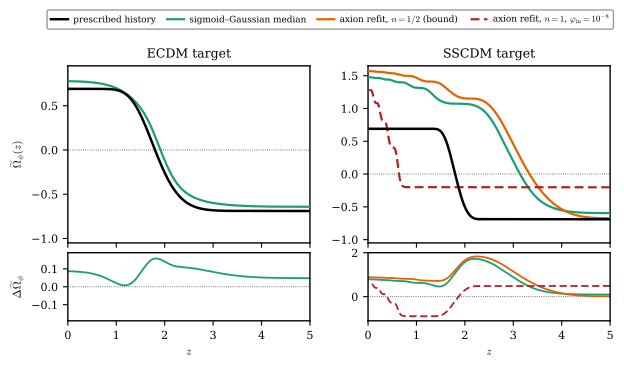

Write Python code to recreate this figure.
"""Dynamical closure test — reproduces Fig. 18 and every number quoted in Subsec. VI C ("A dynamical closure test") of

  Adil, Akarsu, Bouhmadi-Lopez, Ibarra-Uriondo, Katirci & Vazquez,
  "Reconstructing Sign-Switching Dark-Energy Histories: ..."

Fully self-contained: no input files, no random numbers. Run

    python3 dynamical_closure.py

and it writes  dynamical_closure.pdf  (the manuscript figure, TrueType fonts) and prints the quoted diagnostics:

ECDM  <- sigmoid-Gaussian median : max|dOmega| = 0.158 at z ~ 2.2,
           dOmega(0) = +0.087 (= plateau offset L - Omega_de0),
           z_dagger = 1.913 (target 1.800), E(0) = 1.043
SSCDM <- sigmoid-Gaussian median : max|dOmega| = 1.72, z_dagger = 3.14
           axion refits (chi^2, Eq.-(50) weights): unconstrained n = 0.43,
           chi2/N = 0.033;  n >= 1/2 pinned at bound, chi2/N = 0.086,
           z_dagger = 3.33, one-sided cusp force A/(sqrt2 eta) ~ 24;
           n = 1 fixed, chi2/N = 3.60, phi_in = 1e-8 -> z_dagger = 0.64;
           Delta chi2 (n>=1/2 vs free) ~ 5.3, i.e. Delta lnL ~ 2.7.

WHAT IT DOES (all conventions as in the manuscript)
  1. Builds the ECDM and compact SSCDM target histories (z_dagger = 1.8; erf rate eta = 5; smooth-step half-width Delta x = 0.2 per side) on the LOW-REDSHIFT background of the reconstruction arrays: massless-nu radiation, Omega_m0 = 0.31, h = 0.7 (Subsec. IV A).
  2. Reconstructs the phantom-branch field and on-shell potential on 0 <= z <= 5 [xi = -1;  (dphi/dz)^2 = -Omega'/((1+z) E^2), V = Omega - (1+z) Omega'/6 in rho_c0 / M_Pl units].
  3. Evolves the Sec.-V marginal-median sigmoid-Gaussian potentials forward through the Klein-Gordon-Friedmann system (pure initial-value problem: nothing is shot for, E(0) = 1 not imposed).
     Initial data at z = 5 from the reconstruction:
       ECDM  : (phi, phi') = (0, -Q(5)),  Q(5) ~ 2.9e-5;
       SSCDM : exactly frozen (0, 0).
  4. Refits the axion family  V = A |1 - cos(phi/eta)|^n + V0  to the noiseless SSCDM on-shell target on the retained interval phi <= 0.23, with the synthetic weights of Eq. (50)
     [sigma_i^2 = (0.10 |V_i|)^2 + 0.05^2], under (a) n free,
     (b) n >= 1/2, (c) n = 1 fixed; evolves (b) and (c) from the seeded
     state (1e-8, 0) — the seed selects the outgoing branch at the
     n = 1/2 cusp (one-sided |V_phi| = A/(sqrt2 eta), bounded away from
     zero, so that departure is seed- and regularisation-independent)
     and is the departure clock for the regular n = 1 member.
  5. Draws the two-column figure (house style of Figs. 15-17: z = 0 at
     the origin increasing rightward, framed panels, top legend strip).

These are function-space chi^2 fits under the synthetic weights — the evidence comparison of Table II is NOT repeated here.

"""
import numpy as np
from scipy.integrate import solve_ivp, cumulative_trapezoid
from scipy.optimize import least_squares
from scipy.special import erf

# ------------------------------------------------------------------
# 1. background + target histories (manuscript conventions)
# ------------------------------------------------------------------
h, Om = 0.7, 0.31
Or = 2.47297928e-5*(1 + 7/8*(4/11)**(4/3)*3.046)/h**2   # massless-nu radiation
Ode0 = 1 - Om - Or

zg = np.linspace(100, 0, 30000)          # dense grid, z decreasing
xg = -np.log(1 + zg)                     # x = ln a
zd = 1.8                                 # prescribed density zero
xd = -np.log(1 + zd)

# ECDM: Omega_de(x) = Ode0 * erf(eta (x - xd)) / erf(-eta xd), eta = 5
D = erf(-5.0*xd)
O_ecdm = Ode0*erf(5.0*(xg - xd))/D

# compact SSCDM: C^4 smooth step of total width Delta x = 0.4 centred at xd
dxw = 0.4
xi_, xf_ = xd - dxw/2, xd + dxw/2
tt = (xf_ - xg)/(xf_ - xi_)
ff = 126*tt**5 - 420*tt**6 + 540*tt**7 - 315*tt**8 + 70*tt**9
O_sscdm = np.where(xg <= xi_, -Ode0, np.where(xg >= xf_, Ode0, Ode0*(1 - 2*ff)))

# ------------------------------------------------------------------
# 2. phantom-branch reconstruction on 0 <= z <= 5   (phi(z=5) = 0)
# ------------------------------------------------------------------
def reconstruct(Ow):
    E2 = Or*(1 + zg)**4 + Om*(1 + zg)**3 + Ow
    dO = np.gradient(Ow, zg, edge_order=2)
    V = Ow - (1 + zg)/6*dO                       # on-shell potential
    Q = np.sqrt(np.clip(-dO/((1 + zg)*E2), 0, None))   # |dphi/dz|, xi = -1
    m = zg <= 5.0
    zz, QQ = zg[m][::-1], Q[m][::-1]
    c = cumulative_trapezoid(QQ, zz, initial=0.0)
    phi = (c[-1] - c)[::-1]
    return zg[m], phi, V[m], Ow[m], Q[m]

zE, phiE, VE, OE, QE = reconstruct(O_ecdm)
zS, phiS, VS, OS, QS = reconstruct(O_sscdm)

# ------------------------------------------------------------------
# 3. potential families
# ------------------------------------------------------------------
def sigmoid_gauss(p):
    """V = L [ tanh((phi-pa)/sa) + al exp(-(phi-pb)^2/sb^2) ]  (Sec. V)."""
    L, pa, sa, al, pb, sb = p
    V  = lambda f: L*(np.tanh((f - pa)/sa) + al*np.exp(-(f - pb)**2/sb**2))
    dV = lambda f: L*((1 - np.tanh((f - pa)/sa)**2)/sa
                      - 2*al*(f - pb)/sb**2*np.exp(-(f - pb)**2/sb**2))
    return V, dV

def axion(p):
    """V = A |1 - cos(phi/eta)|^n + V0  (generalised axion-like family)."""
    A, eta, n, V0 = p
    V  = lambda f: A*np.abs(1 - np.cos(f/eta))**n + V0
    dV = lambda f: A*n/eta*np.abs(1 - np.cos(f/eta))**(n - 1)*np.sin(f/eta)
    return V, dV

# marginal-median parameter points of Sec. V (representative members,
# not posterior samples): (L, pa, sa, al, pb, sb)
MED_SG_ECDM  = (0.778, 0.0763, 0.0651, 0.107, 0.178,  0.055)   # Sec. V A
MED_SG_SSCDM = (0.852, 0.0318, 0.0358, 0.77,  0.1385, 0.0676)  # Sec. V B

# ------------------------------------------------------------------
# 4. forward Klein-Gordon-Friedmann integration (pure IVP, z: 5 -> 0)
#    phantom branch: Omega_K = -(1+z)^2 E^2 phi'^2 / 6  <=  0
# ------------------------------------------------------------------
def forward(Vf, dVf, phi0, dphi0, z0=5.0):
    def rhs(z, y):
        f, df = y
        B = -(1 + z)**2*df**2/6
        E2 = (Or*(1 + z)**4 + Om*(1 + z)**3 + Vf(f))/(1 - B)
        OK = -(1 + z)**2*E2*df**2/6
        EEp = (3*Om*(1 + z)**3 + 4*Or*(1 + z)**4 + 6*OK)/(2*(1 + z))
        ddf = -((1 + z)**2*EEp*df - 2*(1 + z)*E2*df - 3*dVf(f))/((1 + z)**2*E2)
        return [df, ddf]
    sol = solve_ivp(rhs, [z0, 0.0], [phi0, dphi0], method='Radau',
                    rtol=1e-9, atol=1e-11, dense_output=True, max_step=0.05)
    zs = np.linspace(z0, 0, 2001)
    f, df = sol.sol(zs)
    B = -(1 + zs)**2*df**2/6
    E2 = (Or*(1 + zs)**4 + Om*(1 + zs)**3 + Vf(f))/(1 - B)
    Ophi = Vf(f) - (1 + zs)**2*E2*df**2/6
    return zs, Ophi, f, np.sqrt(E2)

def compare(tag, zs, Ophi, ztar, Otar, E0):
    Ot = np.interp(zs[::-1], ztar[::-1], Otar[::-1])[::-1]
    d = Ophi - Ot
    i = np.argmax(np.abs(d))
    zx = zs[np.argmin(np.abs(Ophi))] if (Ophi.min() < 0 < Ophi.max()) else np.nan
    print(f"{tag}: max|dOmega| = {np.abs(d).max():.4f} at z = {zs[i]:.2f}; "
          f"dOmega(z=0) = {d[-1]:+.4f}; z_dagger = {zx:.3f} (target 1.800); "
          f"E(0) = {E0:.4f}")

print("=== A. forward evolution of the Sec.-V marginal-median potentials ===")
V1, dV1 = sigmoid_gauss(MED_SG_ECDM)
zs1, Op1, f1, E1 = forward(V1, dV1, 0.0, -QE[0])   # ECDM: (0, -Q(5))
compare("ECDM  <- sigmoid-Gaussian median", zs1, Op1, zE, OE, E1[-1])
print(f"   [Q(5) = {QE[0]:.3e};  plateau offset L - Omega_de0 = "
      f"{MED_SG_ECDM[0] - Ode0:+.4f}  (cf. dOmega(z=0) above)]")
V2, dV2 = sigmoid_gauss(MED_SG_SSCDM)
zs2, Op2, f2, E2_ = forward(V2, dV2, 0.0, 0.0)     # SSCDM: exactly frozen
compare("SSCDM <- sigmoid-Gaussian median", zs2, Op2, zS, OS, E2_[-1])

print("\n=== B. constrained axion refits to the SSCDM target (Eq.-(50) weights) ===")
mfit = phiS <= 0.23                                 # retained field interval
order = np.argsort(phiS[mfit])
pgrid = np.linspace(0, 0.23, 100)
Vtar = np.interp(pgrid, phiS[mfit][order], VS[mfit][order])
sig = np.sqrt((0.10*np.abs(Vtar))**2 + 0.05**2)     # Eq. (50)

def resid(p, nfix=None):
    q = list(p)
    if nfix is not None:
        q = [q[0], q[1], nfix, q[2]]
    Vf, _ = axion(q)
    return (Vf(pgrid) - Vtar)/sig

r0 = least_squares(resid, [1.726, 0.04697, 0.428, -0.811],       # start: paper median
                   bounds=([1e-3, 1e-3, 0.05, -10], [10, 1.0, 2.0, 10]))
r1 = least_squares(resid, [1.726, 0.04697, 0.60, -0.811],        # n >= 1/2
                   bounds=([1e-3, 1e-3, 0.5, -10], [10, 1.0, 2.0, 10]))
r2 = least_squares(lambda p: resid(p, nfix=1.0), [1.0, 0.06, -0.85],  # n = 1
                   bounds=([1e-3, 1e-3, -10], [10, 1.0, 10]))
c0, c1, c2 = [2*r.cost for r in (r0, r1, r2)]
print(f"n free     : (A,eta,n,V0) = ({r0.x[0]:.4f}, {r0.x[1]:.5f}, "
      f"{r0.x[2]:.4f}, {r0.x[3]:.4f});  chi2/N = {c0/100:.4f}")
print(f"n >= 1/2   : (A,eta,n,V0) = ({r1.x[0]:.4f}, {r1.x[1]:.5f}, "
      f"{r1.x[2]:.4f}, {r1.x[3]:.4f});  chi2/N = {c1/100:.4f}")
print(f"n  = 1     : (A,eta,V0)   = ({r2.x[0]:.4f}, {r2.x[1]:.5f}, "
      f"{r2.x[2]:.4f});            chi2/N = {c2/100:.4f}")
print(f"Delta chi2 (n>=1/2 vs free) = {c1 - c0:.2f}  "
      f"->  Delta lnL = {(c1 - c0)/2:.2f}")
print(f"one-sided cusp force at the n=1/2 bound: A/(sqrt2 eta) = "
      f"{r1.x[0]/(np.sqrt(2)*r1.x[1]):.1f}")

q1 = [r1.x[0], r1.x[1], max(r1.x[2], 0.5), r1.x[3]]
V3, dV3 = axion(q1)
zs3, Op3, f3, E3 = forward(V3, dV3, 1e-8, 0.0)      # seed selects the branch
compare("SSCDM <- axion refit, n = 1/2 (bound)", zs3, Op3, zS, OS, E3[-1])
q2 = [r2.x[0], r2.x[1], 1.0, r2.x[2]]
V4, dV4 = axion(q2)
zs4, Op4, f4, E4 = forward(V4, dV4, 1e-8, 0.0)      # seed is the departure clock
compare("SSCDM <- axion refit, n = 1 fixed    ", zs4, Op4, zS, OS, E4[-1])

# ------------------------------------------------------------------
# 5. the figure 
# ------------------------------------------------------------------
import matplotlib
matplotlib.use('Agg')
import matplotlib.pyplot as plt

plt.rcParams.update({'pdf.fonttype': 42, 'ps.fonttype': 42,
                     'font.family': 'serif', 'mathtext.fontset': 'cm',
                     'font.size': 8, 'axes.linewidth': 1.0})
TEAL, ORANGE, RED = '#1B9E77', '#E66101', '#B22222'

fig, axs = plt.subplots(2, 2, figsize=(7.0, 3.4), sharex='col',
                        gridspec_kw=dict(height_ratios=[2.6, 1], hspace=0.08,
                                         wspace=0.24))
for j, (tag, ztar, Otar, runs) in enumerate([
    ('ECDM target', zE, OE,
     [(zs1, Op1, TEAL, '-', 'sigmoid–Gaussian median')]),
    ('SSCDM target', zS, OS,
     [(zs2, Op2, TEAL, '-', 'sigmoid–Gaussian median'),
      (zs3, Op3, ORANGE, '-', r'axion refit, $n=1/2$ (bound)'),
      (zs4, Op4, RED, (0, (4, 2)), r'axion refit, $n=1$, $\varphi_{\rm in}=10^{-8}$')])]):
    a, b = axs[0, j], axs[1, j]
    a.plot(ztar, Otar, color='black', lw=1.8, label='prescribed history', zorder=5)
    for zs, Op, c, ls, lab in runs:
        a.plot(zs, Op, color=c, lw=1.6, ls=ls, label=lab, zorder=4)
        Ot = np.interp(zs[::-1], ztar[::-1], Otar[::-1])[::-1]
        b.plot(zs, Op - Ot, color=c, lw=1.3, ls=ls)
    a.axhline(0, color='0.3', lw=0.6, ls=(0, (1, 1.6)), zorder=1)
    b.axhline(0, color='0.3', lw=0.6, ls=(0, (1, 1.6)), zorder=1)
    a.set_title(tag, fontsize=9)
    a.set_ylabel(r'$\widetilde{\Omega}_\phi(z)$' if j == 0 else '')
    b.set_ylabel(r'$\Delta\widetilde{\Omega}_\phi$' if j == 0 else '')
    b.set_xlabel(r'$z$')
    a.set_xlim(0, 5); a.set_ylim(-1.05, 1.65 if j else 0.95)
axs[1, 0].set_ylim(-0.19, 0.19); axs[1, 1].set_ylim(-1.1, 2.0)
hnd, lbl = axs[0, 1].get_legend_handles_labels()
fig.legend(hnd, lbl, ncol=4, loc='lower center', bbox_to_anchor=(0.5, 0.955),
           fontsize=6.4, frameon=True, edgecolor='0.6', framealpha=1.0,
           borderpad=0.45, handlelength=1.9, columnspacing=1.3,
           handletextpad=0.6)
fig.subplots_adjust(top=0.86)
fig.savefig('dynamical_closure.pdf', bbox_inches='tight')
print("\nsaved: dynamical_closure.pdf")
